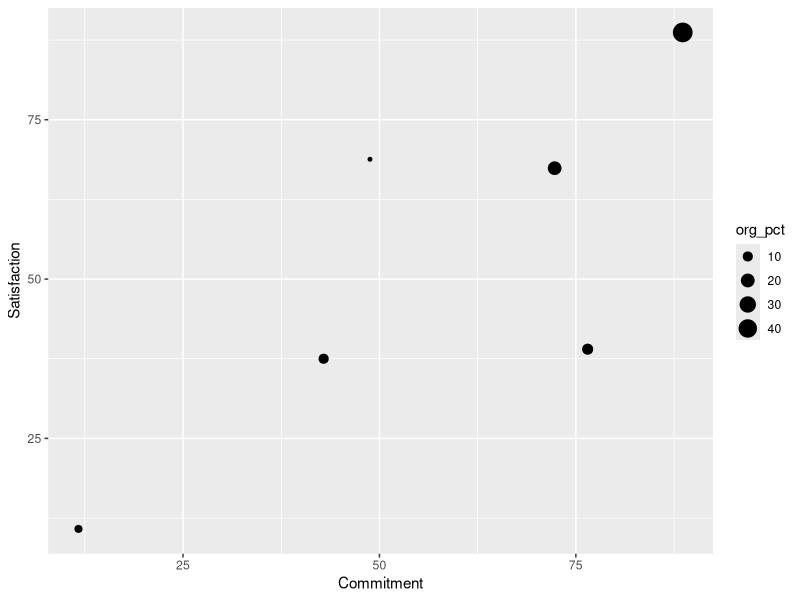
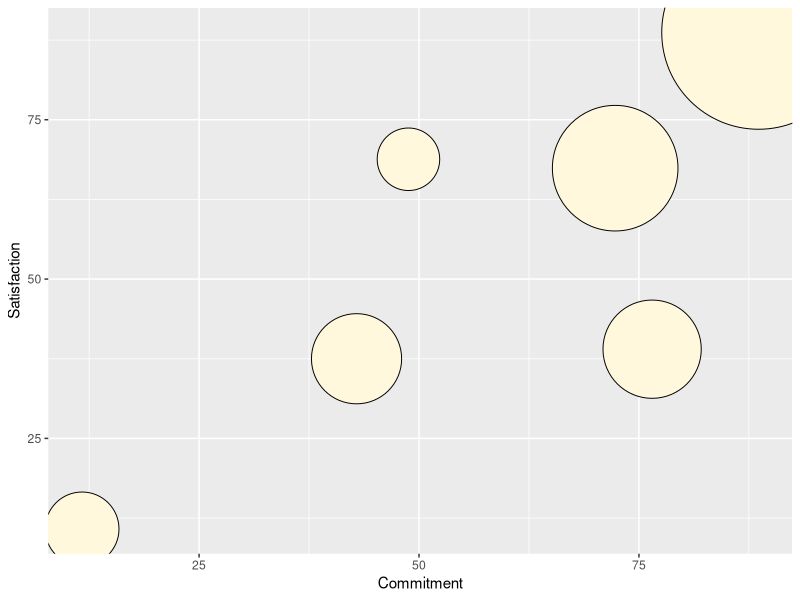
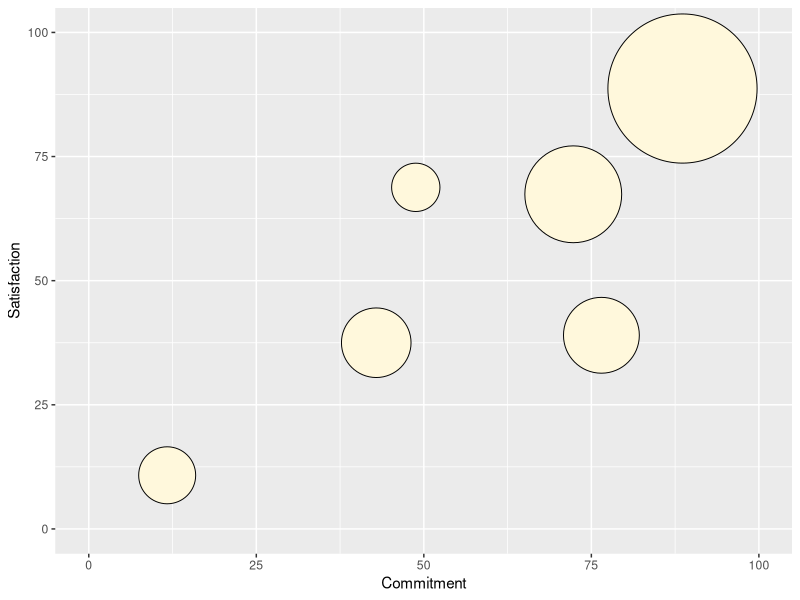
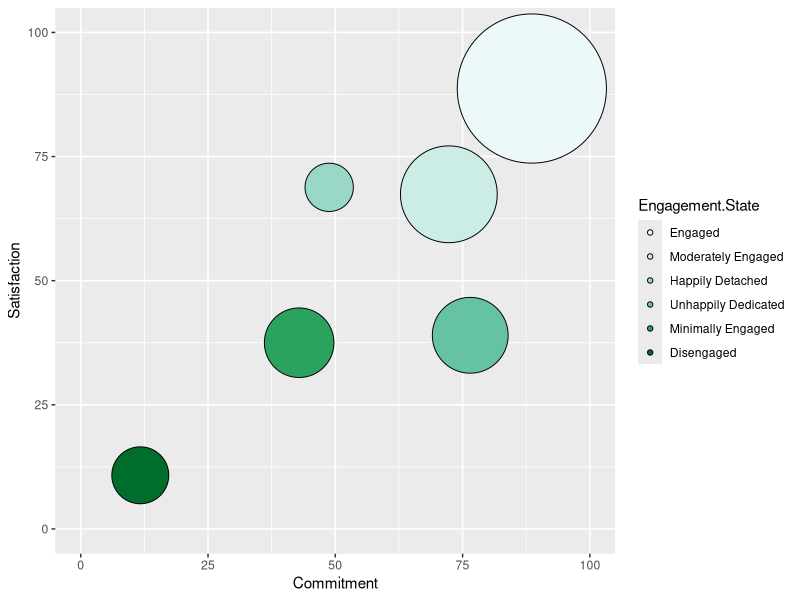
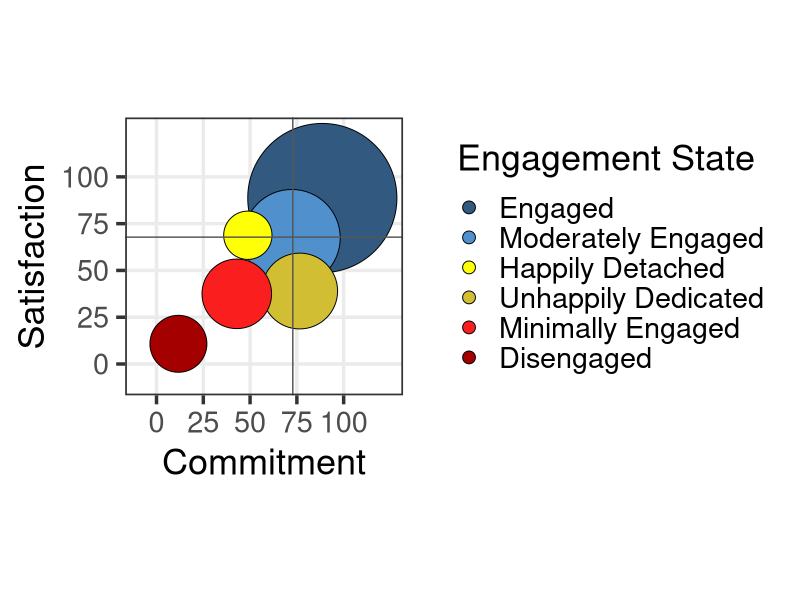

Generate these figures, in order, with R:
## ---- chunk 1
knitr::opts_chunk$set(echo = TRUE)
## ---- chunk 2

# preliminaries

setwd("C:/@data/GitHub/WES-engagement-states")

library(ggplot2)
library(dplyr)

eng_state_data <- read.csv("./data/eng_states_data.csv")

eng_state_data <- eng_state_data %>%
  group_by(ORGID) %>%
  mutate(org_pct = Employees/sum(Employees)*100)

head(eng_state_data)

# set the sort function 

eng_state_data$Engagement.State <- factor(eng_state_data$Engagement.State, 
       levels = c("Engaged", "Moderately Engaged",
                  "Happily Detached", "Unhappily Dedicated",
                  "Minimally Engaged", "Disengaged"))
         

eng_state_data <- eng_state_data %>%
  arrange(ORG, Engagement.State)

eng_state_data

eng_state_data <- eng_state_data %>%
  group_by(ORGID) %>%
  mutate(Percent = round(Employees / sum(Employees) * 100)) %>%
  ungroup() %>%
  arrange(ORG, Engagement.State)

head(eng_state_data)


## ---- chunk 3

eng_state_plot <- ggplot(subset(eng_state_data, ORGID == "OWL",),
            aes(x = Commitment, y = Satisfaction))

eng_state_plot + 
  geom_point(aes(size = org_pct))

eng_state_plot + 
  geom_point(aes(size = org_pct), shape = 21, colour = "black", fill = "cornsilk") +
  scale_size_area(max_size = 65, guide=FALSE)

# set axis

eng_state_plot + 
  geom_point(aes(size = org_pct), shape = 21, colour = "black", fill = "cornsilk") +
  scale_size_area(max_size = 50, guide=FALSE) +
  xlim(0, 100) +
  ylim(0, 100)



## ---- chunk 4

eng_state_plot <- 
  ggplot(subset(eng_state_data, ORGID == "OWL",),
            aes(x = Commitment, y = Satisfaction, fill = Engagement.State)) + 
  geom_point(aes(size = org_pct, stat="identity"), 
             shape = 21, colour = "black") +
  scale_size_area(max_size = 50, guide=FALSE) + 
  xlim(0,100) + ylim(0,100) +
  scale_fill_manual(values=c("#edf8fb", "#ccece6", "#99d8c9", 
                               "#66c2a4", "#2ca25f", "#006d2c"))


eng_state_plot  


## ---- chunk 5

# Constants to use in the code
PLOT_COLS <- c("#325A80", "#5091CD", "#FFFF05", "#D2BE32", "#FA1E1E", "#A40000")


# additional variables for the plot

data <- (subset(eng_state_data, ORGID == "OWL"))

  mean_satisfaction <- sum(data$Satisfaction * data$Percent / 100)
  mean_commitment <- sum(data$Commitment * data$Percent / 100)


eng_state_plot <- 
  ggplot(data,
         aes(x = Commitment, y = Satisfaction, fill = Engagement.State)) +   
  # points
  geom_point(aes(size = org_pct, stat="identity"), 
             shape = 21, colour = "black") +
  scale_size_area(max_size = 50, guide=FALSE) + 
  scale_fill_manual(values = PLOT_COLS) + 
  # cross-hairs
  geom_vline(xintercept = mean_commitment, col = "#555555") +
  geom_hline(yintercept = mean_satisfaction, col = "#555555") +
  # axis
  scale_x_continuous(breaks=c(0,25,50,75,100), limits=c(-10,125)) +
  scale_y_continuous(breaks=c(0,25,50,75,100), limits=c(-10,125)) +
  coord_fixed() +
    
  theme_bw(26) +
  guides(fill = guide_legend("Engagement State", override.aes = list(size = 4))) +
  theme(legend.key = element_blank(), panel.grid.minor = element_blank(),
        legend.key.height = unit(1.5, "line")) 


eng_state_plot  
